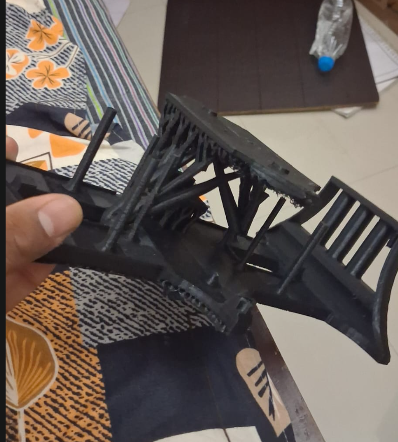
#> input picture ROBOT-PHOTOS/PROOF OF ERROR -- CHASIS/1.png, 398 x 442 px, given in place of the camera
$ python calibrate_hsv.py
#> lines starting #> are read from the running program, lines starting #| are printed output that depends on the picture; after the words box and inside, x2 and y2 are one past the last pixel; in counts of white or black regions, pixels touching at a corner belong together
import cv2
import json
import os
import sys

CONFIG_PATH = os.path.join(os.path.dirname(__file__), "..", "config", "robot_config.json")

def nothing(x):
    pass

def run_hsv_tuner():
    print("==================================================")
    print("       WRO 2026 PERCEPTION HSV CALIBRATOR         ")
    print("==================================================")
    print("Use GUI Trackbars to adjust HSV bounds for target color.")
    print("Press 's' to Save to robot_config.json | Press 'q' to Quit.")

    cap = cv2.VideoCapture(0)
    if not cap.isOpened():
        print("[ERROR] Cannot access camera index 0")
        sys.exit(1)

    window_name = "HSV Tuner"
    cv2.namedWindow(window_name)

    cv2.createTrackbar("H Min", window_name, 0, 179, nothing)
    cv2.createTrackbar("H Max", window_name, 179, 179, nothing)
    cv2.createTrackbar("S Min", window_name, 100, 255, nothing)
    cv2.createTrackbar("S Max", window_name, 255, 255, nothing)
    cv2.createTrackbar("V Min", window_name, 70, 255, nothing)
    cv2.createTrackbar("V Max", window_name, 255, 255, nothing)

    while True:
        ret, frame = cap.read()
#> frame is the input picture: shape (442, 398, 3); mean B, G, R 86.1, 91.5, 101.6
        if not ret:
            print("[WARN] Failed to grab frame")
            break

        hsv = cv2.cvtColor(frame, cv2.COLOR_BGR2HSV)
#> hsv: shape (442, 398, 3); mean H, S, V 66.1, 47, 103.8

        h_min = cv2.getTrackbarPos("H Min", window_name)
        h_max = cv2.getTrackbarPos("H Max", window_name)
        s_min = cv2.getTrackbarPos("S Min", window_name)
        s_max = cv2.getTrackbarPos("S Max", window_name)
        v_min = cv2.getTrackbarPos("V Min", window_name)
        v_max = cv2.getTrackbarPos("V Max", window_name)

        lower_bound = (h_min, s_min, v_min)
        upper_bound = (h_max, s_max, v_max)

        mask = cv2.inRange(hsv, lower_bound, upper_bound)
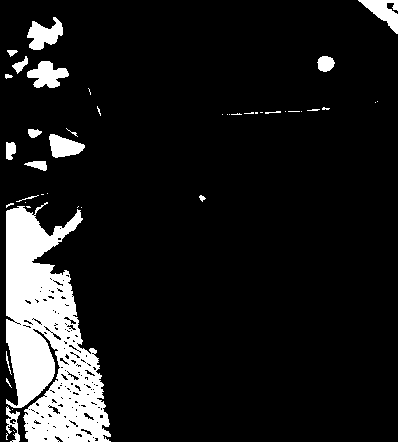
#> mask: shape (442, 398); 10.7% white; 45 white regions (27 under 20 px), largest, box (x1, y1, x2, y2) and area: (6, 202, 111, 442) 14937, (27, 17, 63, 50) 680, (27, 61, 69, 88) 679
        result = cv2.bitwise_and(frame, frame, mask=mask)
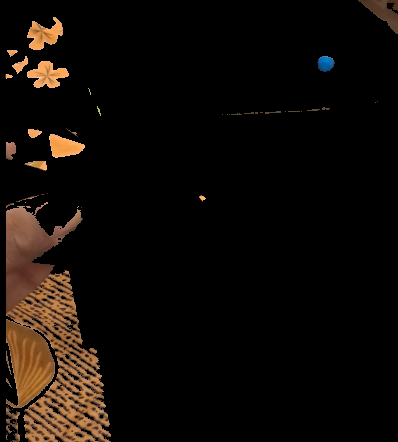
#> result: shape (442, 398, 3); mean B, G, R 6.9, 10.7, 15.7

        cv2.imshow(window_name, result)
        key = cv2.waitKey(1) & 0xFF
#> (key q is pressed here)

        if key == ord('s'):
            print(f"[INFO] Current HSV Bounds -> LOW: {lower_bound}, HIGH: {upper_bound}")
            try:
                with open(CONFIG_PATH, "r") as f:
                    config = json.load(f)
                config["camera"]["hsv_tuned"] = {
                    "low": list(lower_bound),
                    "high": list(upper_bound)
                }
                with open(CONFIG_PATH, "w") as f:
                    json.dump(config, f, indent=2)
                print("[SUCCESS] Saved tuned parameters to config/robot_config.json")
            except Exception as e:
                print(f"[ERROR] Failed to save config: {e}")

        elif key == ord('q'):
            break

    cap.release()
    cv2.destroyAllWindows()

if __name__ == "__main__":
    run_hsv_tuner()
